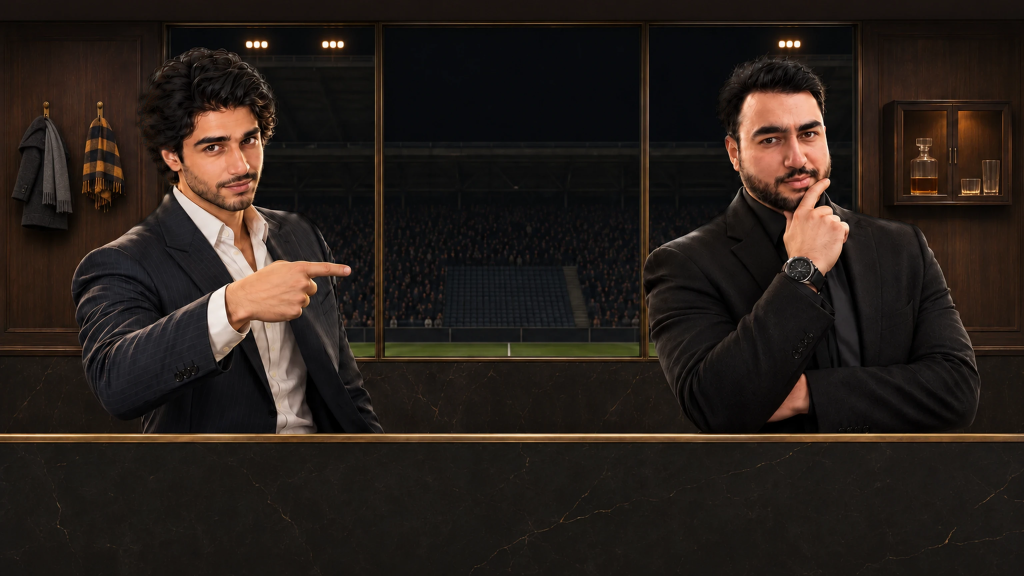
#> input picture visual-assets/v10_1/plates-hc/ENV_BOX_PLATE_HC_V3_2X.webp, 3072 x 1728 px, found by its file name (shown at 1/3 size)
$ python apart.py 5
#> lines starting #> are read from the running program, lines starting #| are printed output that depends on the picture
import sys
from PIL import Image; import numpy as np, cv2
W='/tmp/claude-0/w/'; D=int(sys.argv[1])
src=np.array(Image.open(W+'ENV_BOX_PLATE_HC_V3_2X.webp').convert('RGB')).astype(np.float32)
bg=np.array(Image.open(W+'EMPTY_2X.png').convert('RGB')).astype(np.float32)
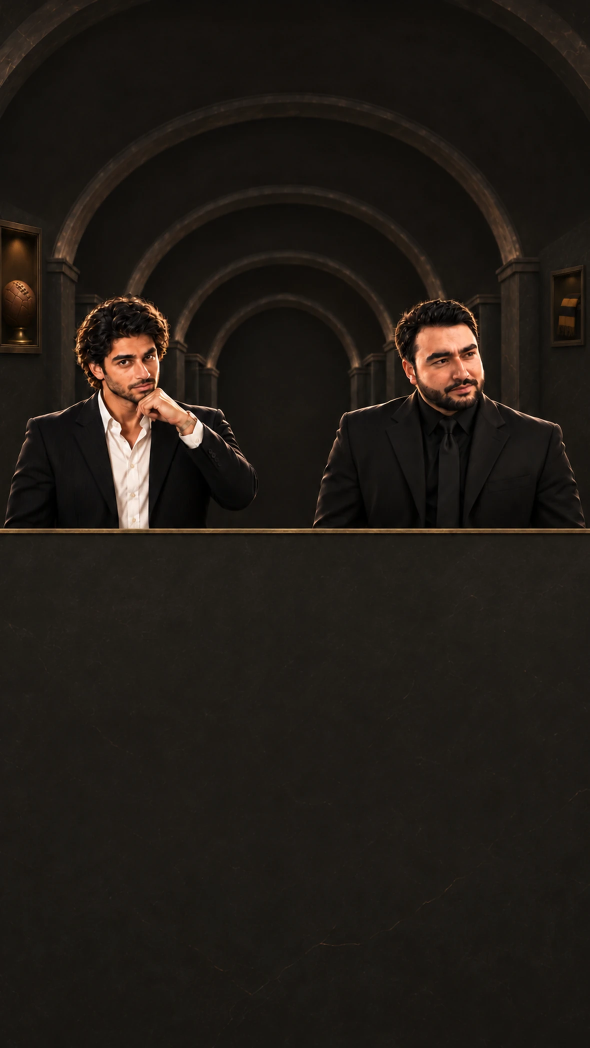
#> input picture visual-assets/v10_1/plates-hc/ENV_ARCHIVE_PHONE_HC_V2.webp, 1179 x 2096 px, given in place of EMPTY_2X.png, which was not available (shown at 1/2 size)
a=np.array(Image.open(W+'mask_2x.png')).astype(np.float32)/255
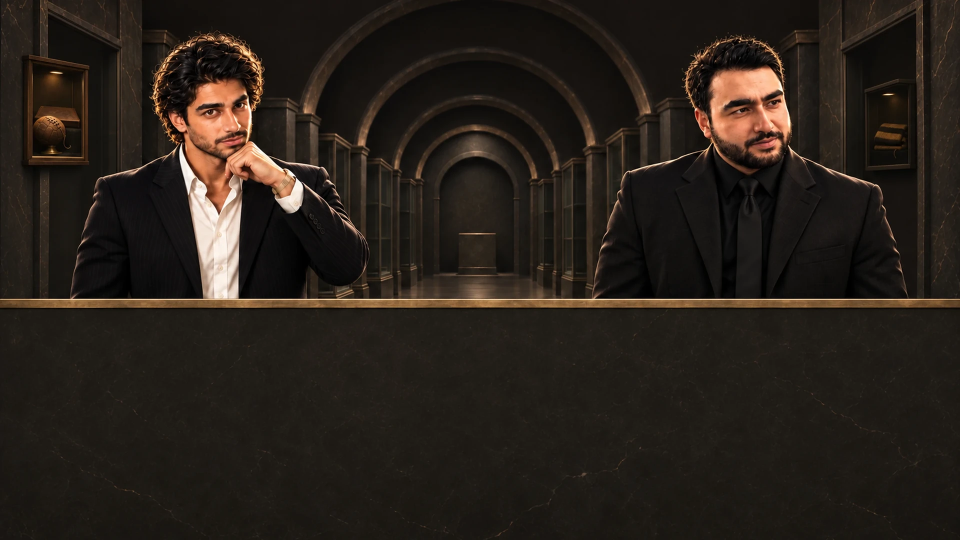
#> input picture visual-assets/v10_1/plates-hc/ENV_ARCHIVE_PLATE_HC_V2_1920.webp, 1920 x 1080 px, given in place of mask_2x.png, which was not available (shown at 1/2 size)
b=(a>0.5).astype(np.uint8)
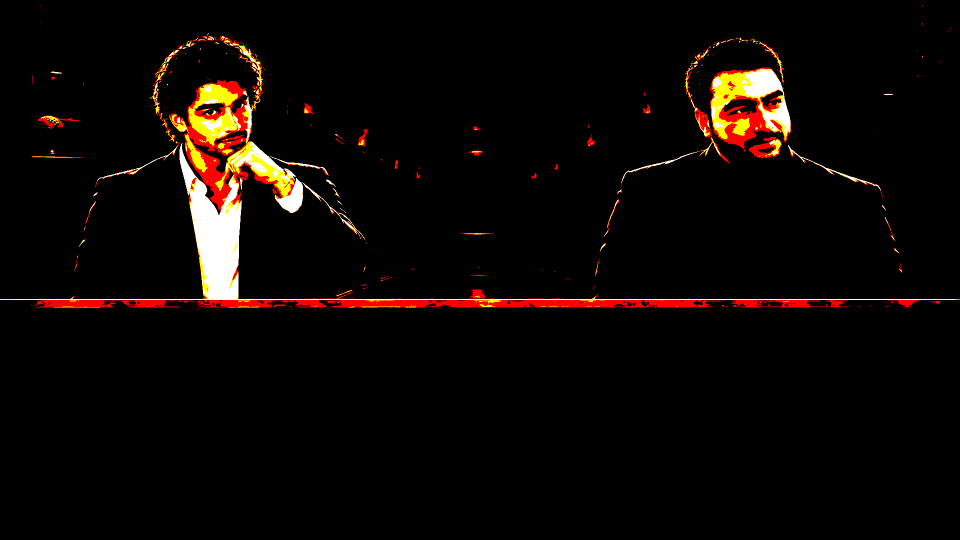
#> b: shape (1080, 1920, 3) (shown at 1/2 size); mean R, G, B 0.0506, 0.0289, 0.0177; drawn with 1 as white
#> (the run stopped early here; a loop or call above may not have finished)
